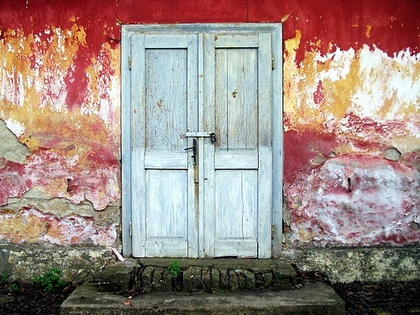
%> input picture pic2.jpg, 420 x 315 px, shrunk from 500 x 375 before the run
$ octave --eval "sobelEdge(imread('pic2.jpg'));"   (GNU Octave 9; MATLAB toolbox functions it lacks are replaced by stand-ins)
%> lines starting %> are read from the running program, lines starting %| are printed output that depends on the picture
function sobelEdge(im)
    %Display original image
    figure();
    imshow(im);
    %% 2.1 Gaussian Low Pass Filter
    %Make image grayscale
    grayImage = im;
%> grayImage is the input picture: size 315x420x3 uint8; mean R, G, B 158.4, 138.7, 131.8

    %Assign size of Gaussian mask (5x5) and signma value
    N = 5;
    sigma = .35;

    % Gaussian mask
    mask = -floor(N/2) : floor(N/2);
    [x,y] = meshgrid(mask, mask);
    kernel = exp(-(x.^2 + y.^2) / (2*sigma*sigma));
    kernel = kernel / sum(kernel(:));

    %Convert image and pad it
    img = double(grayImage)./255;
    pad = padarray(img,[floor(N/2),floor(N/2)]);

    %Alocate space for new image
    new_img = zeros(size(img,1),size(img,2));

    %Convolute
    for ii=1:size(pad,1)-4
        for jj=1:size(pad,2)-4
            val = pad(ii:ii+4,jj:jj+4).*kernel;
            new_img(ii,jj) = sum(val(:));
        end
    end
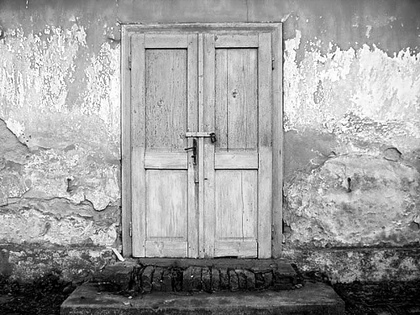
%> new_img: size 315x420 double; min 0.00014, max 1, mean 0.621

    %Display
    figure();
    imshow(new_img,[]);

    %% 2.2 Compute Sobel Edge Detection
    % Gaussian mask [1 -1]
    mx = [1 0 -1
        2 0 -2
        1 0 -1];

    my = [1 2 1
        0 0 0
        -1 -2 -1];

    %Alocate space for new edge images
    pad = padarray(new_img,[1,1]);
%> pad: size 317x422 double
    edgex_img = zeros(size(new_img,1),size(new_img,2));
    edgey_img = zeros(size(new_img,1),size(new_img,2));

    %Convolute
    for ii=1:size(pad,1)-2
        for jj=1:size(pad,2)-2
            val = pad(ii:ii+2,jj:jj+2).*mx;
            edgex_img(ii,jj) = sum(val(:));
        end
    end
    for ii=1:size(pad,1)-2
        for jj=1:size(pad,2)-2
            val = pad(ii:ii+2,jj:jj+2).*my;
            edgey_img(ii,jj) = sum(val(:));
        end
    end
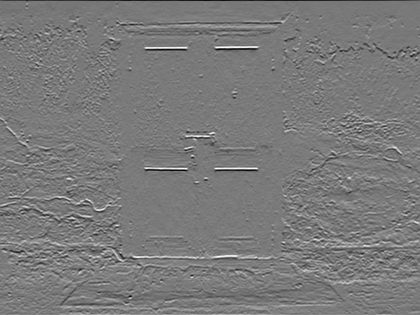
%> edgey_img: size 315x420 double; min -3.11, max 3.37, mean 0.00447; drawn with min black and max white

    %Display
    figure();
    imshow(edgex_img,[]);
    figure();
    imshow(edgey_img,[]);

    %% 2.3 Compute Magnitude
    %Compute Mag
    mag_img = zeros(size(edgex_img,1),size(edgex_img,2));
    for ii=1:size(mag_img,1)
        for jj=1:size(mag_img,2)
            mag = sqrt((edgex_img(ii,jj)*edgex_img(ii,jj))+(edgey_img(ii,jj)*edgey_img(ii,jj)));
            mag_img(ii,jj) = mag;
        end
    end
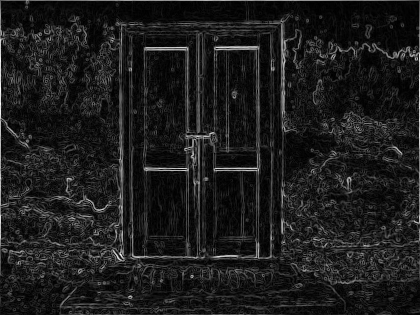
%> mag_img: size 315x420 double; min 0.000384, max 3.87, mean 0.439; drawn with min black and max white
    figure();
    imshow(mag_img,[]);
    %% 2.4 Compute Threshold
    %Convert to int to compute threshold
    mag_img = im2uint8(mag_img);
%> mag_img: size 315x420 uint8
    thr_img = zeros(size(mag_img,1),size(mag_img,2));
    t_low = 200; %low threshold
    t_high = 250; %high threshold

    %If magn(x,y) <= t_low then not edge (display as black i.e. 0)
    %If magn(x,y) >= t_high then it is a edge
    %If t_low < magn(x,y) < t_high then it is a edge
    for ii=1:size(mag_img,1)
        for jj=1:size(mag_img,2)
            if(mag_img(ii,jj) <= t_low)
                thr_img(ii,jj) = 0;
            elseif (mag_img(ii,jj) >= t_high)
                thr_img(ii,jj) = 255;
            elseif ((mag_img(ii,jj) > t_low) && (mag_img(ii,jj) < t_high))
                thr_img(ii,jj) = 255;
            end
        end
    end
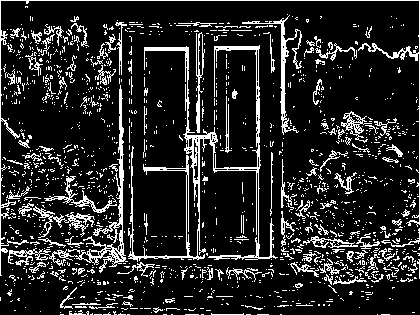
%> thr_img: size 315x420 double; 14.9% white in thin lines or dots

    figure();
    imshow(thr_img,[]);

    %% 2.5 Compute Direction
    %Compute direction
    dir_img = zeros(size(edgex_img,1),size(edgex_img,2));
    for ii=1:size(dir_img,1)
        for jj=1:size(dir_img,2)
            dir = atand((abs(edgey_img(ii,jj)))/abs((edgex_img(ii,jj))));
            dir_img(ii,jj) = dir;
        end
    end
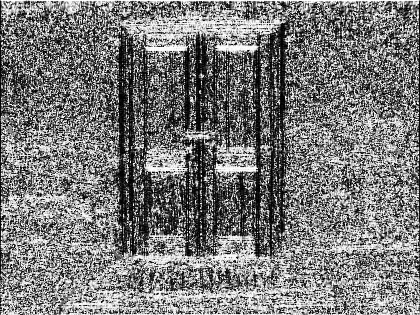
%> dir_img: size 315x420 double; min 9.19e-07, max 90, mean 43.2; drawn with min black and max white

    %Define the bin values
    steps = [0 45 90 135];

    dirQ = zeros(size(dir_img,1),size(dir_img,2));

    %Quantize
    for ii=1:size(dir_img,1)
        for jj=1:size(dir_img,2)
          if dir_img(ii,jj) <= steps(1)
              dirQ(ii,jj) = steps(1);
          elseif dir_img(ii,jj) > steps(end)
              dirQ(ii,jj) = steps(end);
          else
              for kk = 1 : size(steps,2)
                if dir_img(ii,jj) > (steps(kk)-45) && dir_img(ii,jj) < (steps(kk)+45)
                    dirQ(ii,jj) = steps(kk);
                end
              end
          end
         end
    end
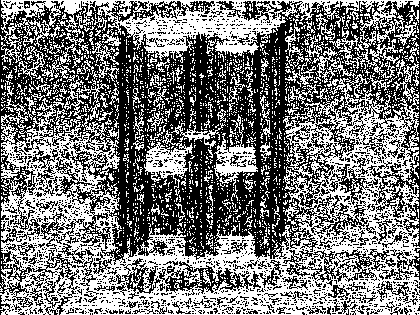
%> dirQ: size 315x420 double; values 45 (black) and 90 (white), 47.4% white in thin lines or dots

    %Display only horizontal and vertical edges of threshold image
    edge_dir = uint8(zeros(size(dir_img,1),size(dir_img,2)));
    for ii=1:size(edge_dir,1)
        for jj=1:size(edge_dir,2)
          if dirQ(ii,jj) == 45 || dirQ(ii,jj) == 135
              edge_dir(ii,jj) = thr_img(ii,jj);
          else
              edge_dir(ii,jj) = 0;
          end
        end
    end
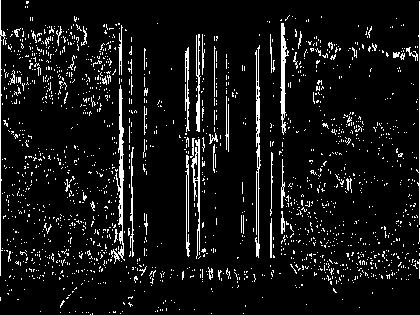
%> edge_dir: size 315x420 uint8; 7.7% white in thin lines or dots

    figure();
    imshow(edge_dir,[]);
end
